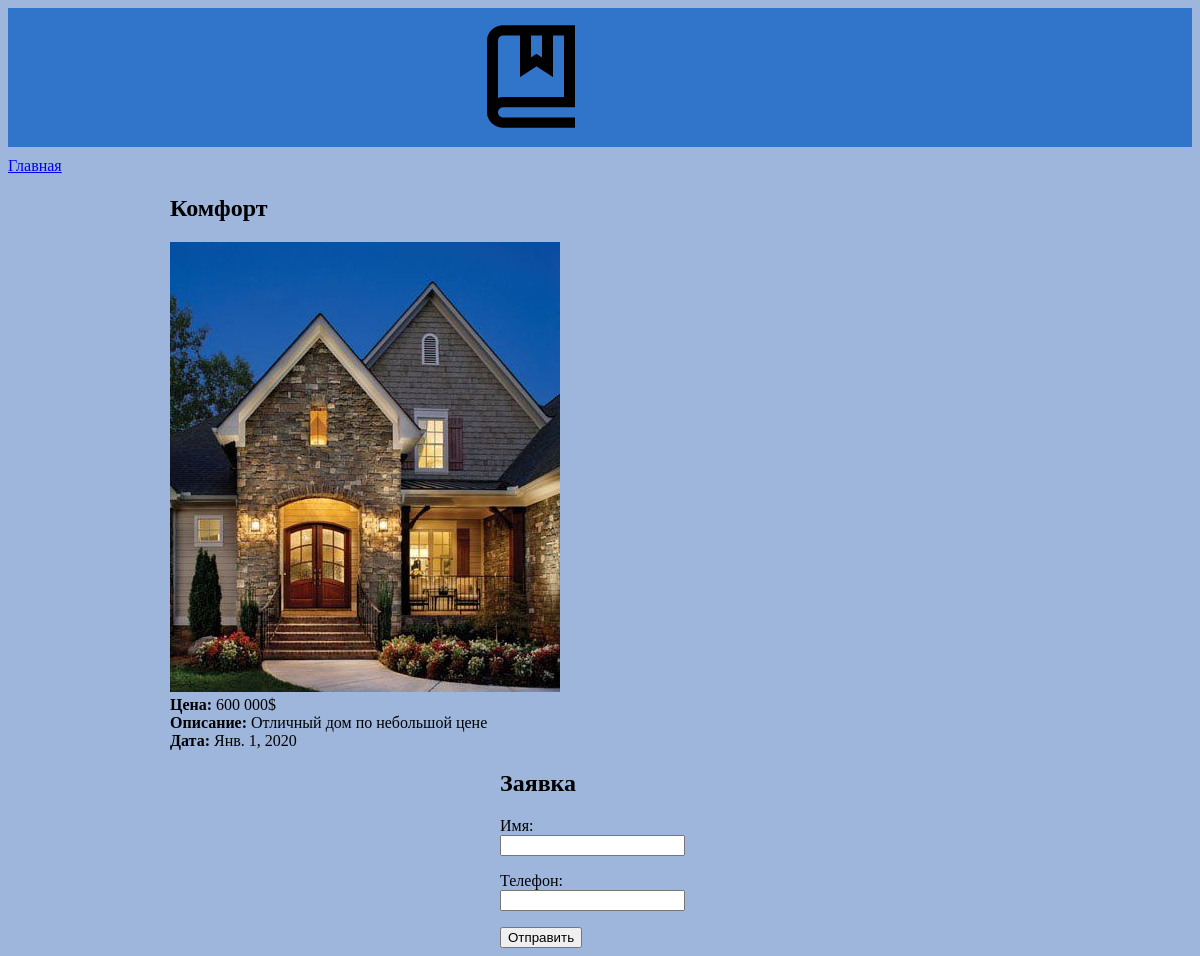
/1/, run on the app's committed database.
### houses/models.py (models this page shows, shortened)
class House(models.Model):
    name = models.CharField("название", max_length=50)
    price = models.IntegerField("цена")
    description = models.TextField("описание")
    date = models.DateField("дата", default='2020-01-01')
    photo = models.ImageField("фотография", upload_to="houses/photos", default="", blank=True)
    class Meta:
        verbose_name = "дом"
        verbose_name_plural = "дома"
        ordering = ["name", "price"]

### houses/views.py (the view)
# urls.py: path('<house_id>/', house_detail, name='house')
def house_detail(request, house_id):
    house = get_object_or_404(House, id=house_id)
    form = OrderForm(request.POST or None, initial={"house": house})
    if request.method == "POST":
        if form.is_valid():
            form.save()
            return HttpResponseRedirect("{}?sended=True".format(reverse("house", kwargs={"house_id": house_id})))
    return render(request, "houses/house_detail.html",
                  {"house": house, "form": form, "sended": request.GET.get("sended", False)})

### orders/forms.py
class OrderForm(forms.ModelForm):
    house = forms.ModelChoiceField(queryset=House.objects.all(), widget=forms.HiddenInput)
    class Meta:
        model = Order
        fields = ["house", "name", "phone"]

### houses/templates/houses/house_detail.html (shortened to what this page needs)
{% extends "index.html" %}
{% load humanize %}
{% block application %}
    <a href="{% url 'home' %}">Главная</a>
    <div class="house_detail">
        <h2>{{ house.name }}</h2>
        {% if house.photo %}
            <img src="{{ house.photo.url }}" alt="{{ house.name }}" class="img">
        {% endif %}
        <div><b>Цена:</b> {{ house.price| intcomma }}$</div>
        <div><b>Описание:</b> {{ house.description }}</div>
        <div><b>Дата:</b> {{ house.date }}</div>
    </div>
    <div class="buy">
        <h2>Заявка</h2>
        <form action="" method="post">
            {{ form.as_p }}
        <input type="submit" value="Отправить">
        </form>
    </div>
{% endblock %}

### static/css/style_houses.css (style rules this page uses)
body { background-color: rgba(50, 100, 180, 0.47); }
b { font-family: "Times New Roman", sans-serif; }
.buy { width: 200px; display: block; margin: 0 auto; }
div.house_detail { width: 860px; margin: 0 auto 20px auto; }

### data on the page
House: name "Комфорт", photo (picture), price "600 000", description "Отличный дом по небольшой цене", date "Янв. 1, 2020"
